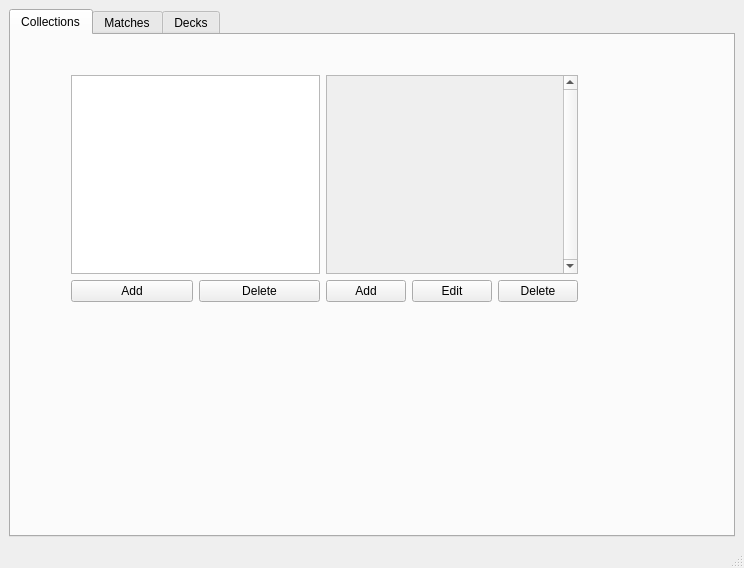
<?xml version="1.0" encoding="UTF-8"?>
<ui version="4.0">
 <class>MainWindow</class>
 <widget class="QMainWindow" name="MainWindow">
  <property name="geometry">
   <rect>
    <x>0</x>
    <y>0</y>
    <width>744</width>
    <height>568</height>
   </rect>
  </property>
  <property name="windowTitle">
   <string>MainWindow</string>
  </property>
  <widget class="QWidget" name="centralwidget">
   <layout class="QHBoxLayout" name="horizontalLayout">
    <item>
     <layout class="QVBoxLayout" name="verticalLayout">
      <item>
       <widget class="QTabWidget" name="tabWidget">
        <property name="currentIndex">
         <number>0</number>
        </property>
        <widget class="QWidget" name="tab">
         <attribute name="title">
          <string>Collections</string>
         </attribute>
         <widget class="QWidget" name="">
          <property name="geometry">
           <rect>
            <x>60</x>
            <y>40</y>
            <width>507</width>
            <height>227</height>
           </rect>
          </property>
          <layout class="QHBoxLayout" name="horizontalLayout_4">
           <item>
            <layout class="QVBoxLayout" name="verticalLayout_2">
             <item>
              <widget class="QListWidget" name="listWidget"/>
             </item>
             <item>
              <layout class="QHBoxLayout" name="horizontalLayout_2">
               <item>
                <widget class="QPushButton" name="pushButton">
                 <property name="text">
                  <string>Add</string>
                 </property>
                </widget>
               </item>
               <item>
                <widget class="QPushButton" name="pushButton_2">
                 <property name="text">
                  <string>Delete</string>
                 </property>
                </widget>
               </item>
              </layout>
             </item>
            </layout>
           </item>
           <item>
            <layout class="QVBoxLayout" name="verticalLayout_3">
             <item>
              <widget class="QScrollArea" name="scrollArea">
               <property name="verticalScrollBarPolicy">
                <enum>Qt::ScrollBarAlwaysOn</enum>
               </property>
               <property name="horizontalScrollBarPolicy">
                <enum>Qt::ScrollBarAlwaysOff</enum>
               </property>
               <property name="widgetResizable">
                <bool>true</bool>
               </property>
               <widget class="QWidget" name="scrollAreaWidgetContents">
                <property name="geometry">
                 <rect>
                  <x>0</x>
                  <y>0</y>
                  <width>220</width>
                  <height>190</height>
                 </rect>
                </property>
               </widget>
              </widget>
             </item>
             <item>
              <layout class="QHBoxLayout" name="horizontalLayout_3">
               <item>
                <widget class="QPushButton" name="pushButton_3">
                 <property name="text">
                  <string>Add</string>
                 </property>
                </widget>
               </item>
               <item>
                <widget class="QPushButton" name="pushButton_5">
                 <property name="text">
                  <string>Edit</string>
                 </property>
                </widget>
               </item>
               <item>
                <widget class="QPushButton" name="pushButton_4">
                 <property name="text">
                  <string>Delete</string>
                 </property>
                </widget>
               </item>
              </layout>
             </item>
            </layout>
           </item>
          </layout>
         </widget>
        </widget>
        <widget class="QWidget" name="tab_2">
         <attribute name="title">
          <string>Matches</string>
         </attribute>
        </widget>
        <widget class="QWidget" name="tab_3">
         <attribute name="title">
          <string>Decks</string>
         </attribute>
        </widget>
       </widget>
      </item>
     </layout>
    </item>
   </layout>
  </widget>
  <widget class="QMenuBar" name="menubar">
   <property name="geometry">
    <rect>
     <x>0</x>
     <y>0</y>
     <width>744</width>
     <height>21</height>
    </rect>
   </property>
  </widget>
  <widget class="QStatusBar" name="statusbar"/>
 </widget>
 <resources/>
 <connections/>
</ui>
